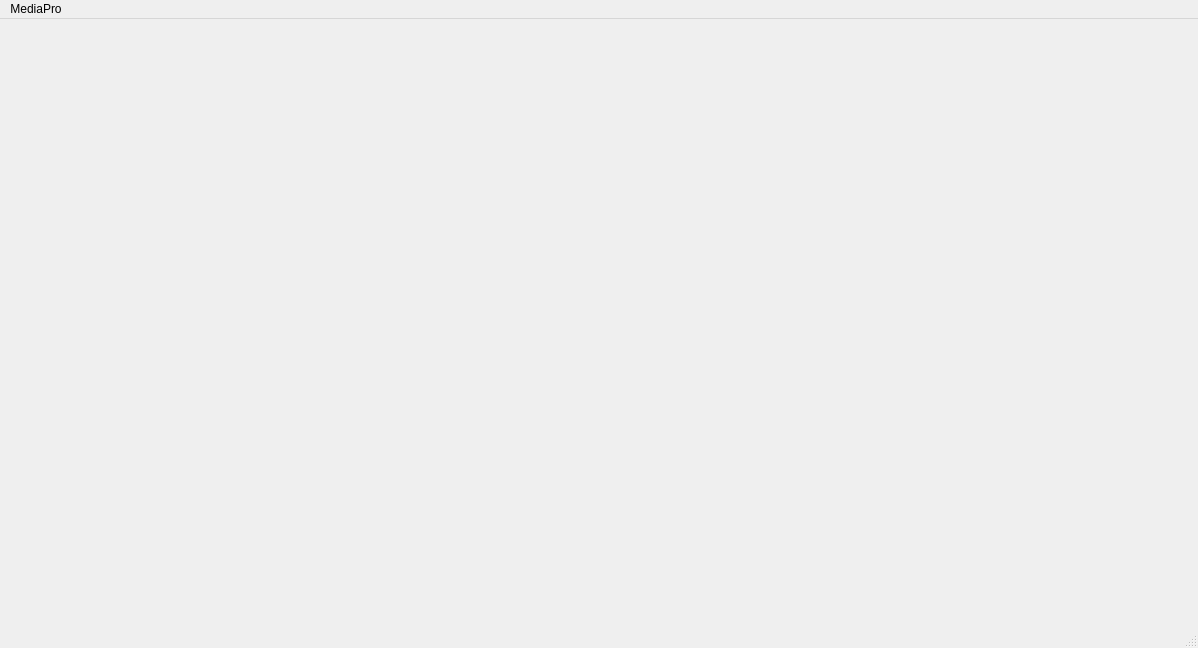
<?xml version="1.0" encoding="UTF-8"?>
<ui version="4.0">
 <class>MainWindow</class>
 <widget class="QMainWindow" name="MainWindow">
  <property name="geometry">
   <rect>
    <x>0</x>
    <y>0</y>
    <width>1198</width>
    <height>648</height>
   </rect>
  </property>
  <property name="windowTitle">
   <string>MainWindow</string>
  </property>
  <widget class="QWidget" name="centralwidget"/>
  <widget class="QMenuBar" name="menubar">
   <property name="geometry">
    <rect>
     <x>0</x>
     <y>0</y>
     <width>1198</width>
     <height>21</height>
    </rect>
   </property>
   <widget class="QMenu" name="menuMediaPro">
    <property name="title">
     <string>MediaPro</string>
    </property>
   </widget>
   <addaction name="menuMediaPro"/>
  </widget>
  <widget class="QStatusBar" name="statusbar"/>
 </widget>
 <resources/>
 <connections/>
</ui>
